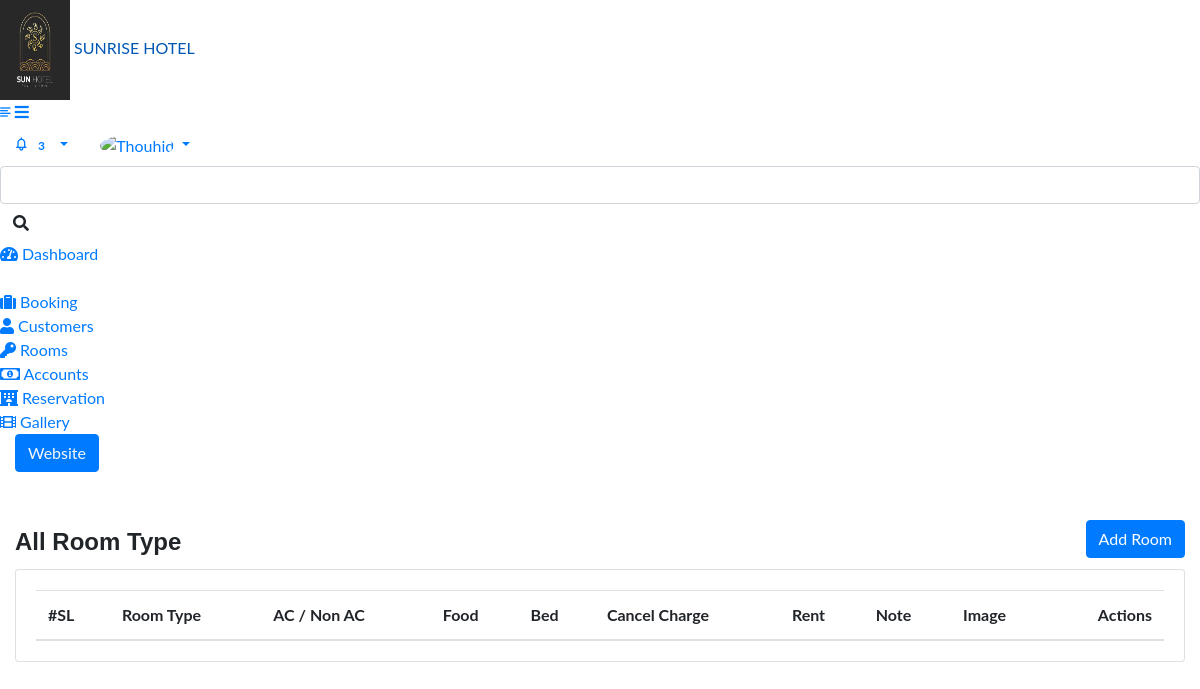
The page /admin/room_type_list.php (signed in) on the database as committed earlier.
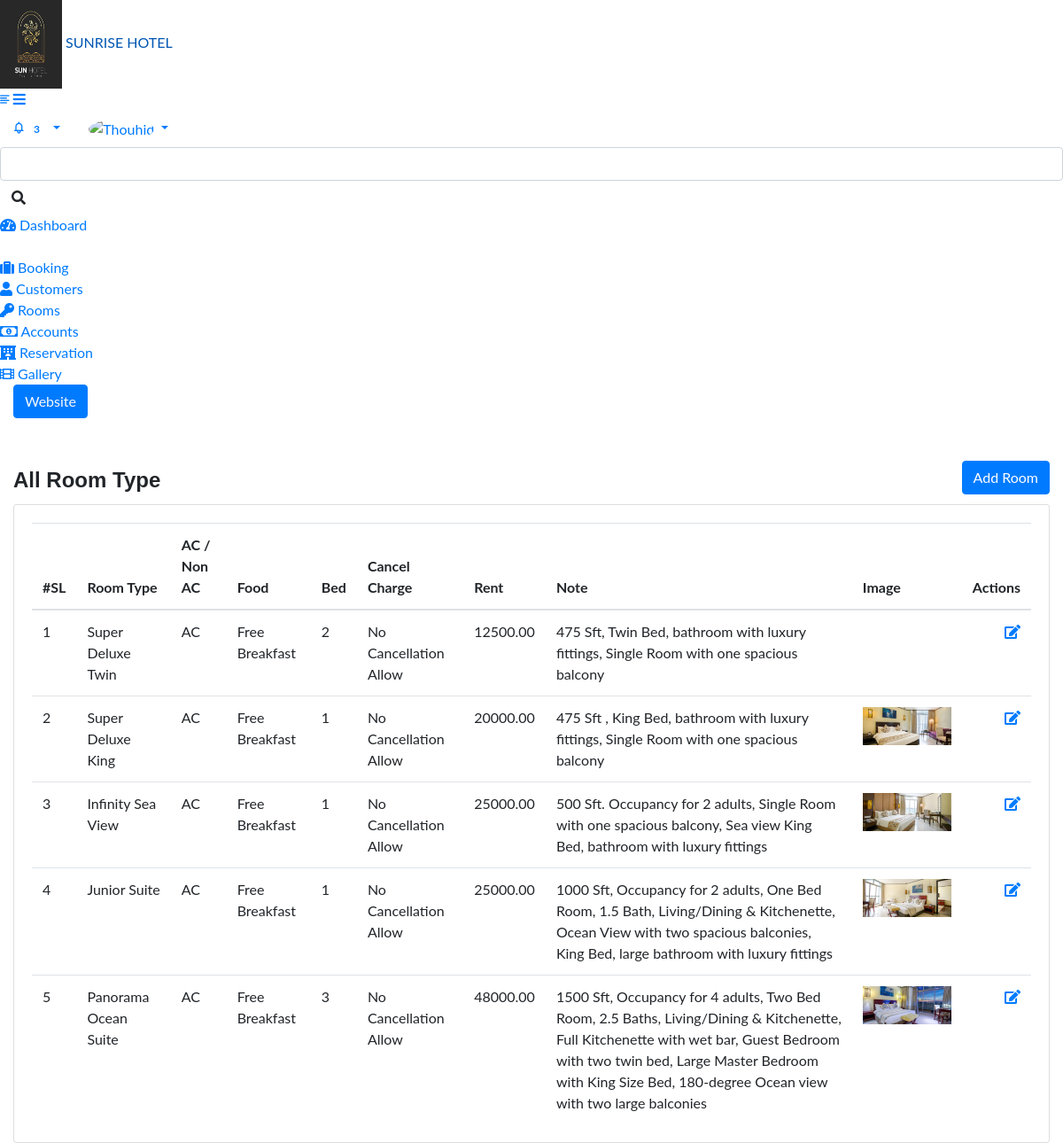
The same page on the database as committed later.
### tables this page shows
CREATE TABLE `tbl_room_type` (
  `id` int(11) NOT NULL,
  `room_type` varchar(255) DEFAULT NULL,
  `image` varchar(255) DEFAULT NULL,
  `aircondition` int(11) DEFAULT NULL COMMENT '0 non ac, 1 ac',
  `food` int(11) DEFAULT NULL,
  `bed_count` int(11) DEFAULT NULL,
  `cancel_charge` int(11) DEFAULT 0,
  `rent` decimal(10,2) DEFAULT NULL,
  `remarks` text DEFAULT NULL,
  `created_at` datetime DEFAULT NULL,
  `created_by` int(11) DEFAULT NULL,
  `updated_at` datetime DEFAULT NULL,
  `updated_by` int(11) DEFAULT NULL,
  `deleted_at` datetime DEFAULT NULL
);

### class/crud.php (called while the page is built, shortened)
<?php
    class crud{
        private $host='localhost';
        private $user='root';
        private $password='';
        private $database='hotel';
        private $connection;
        public function __construct(){
            $this->connection=new mysqli($this->host,$this->user,$this->password,$this->database);
        }
        public function common_select($table,$fields='*',$condition=false,$sort_field=false,$sort='ASC'){
            $result=array();
            $error=false;
            $sql="select $fields from $table where deleted_at is null ";
            $rs=$this->connection->query($sql);
            if($rs){
                if($rs->num_rows > 0){
                    while($r=$rs->fetch_object()){
                        array_push($result,$r);
                    }
                }
            }else{
                $error=$this->connection->error();
            }
            $return = array('data'=>$result,'error'=>$error);
            return $return;
        }
    }
?>

### admin/room_type_list.php (the view, shortened to what this page needs)
<?php require_once('include/header.php') ?>
<link href="https://cdn.datatables.net/v/bs4/dt-1.13.4/datatables.min.css" rel="stylesheet"/>
<?php require_once('include/sidebar.php') ?>
<div class="page-wrapper">
	<div class="content container-fluid">
		<div class="page-header">
			<div class="row align-items-center">
				<div class="col">
					<div class="mt-5">
						<h4 class="card-title float-left mt-2">All Room Type</h4>
						<a href="room_type_add.php" class="btn btn-primary float-right veiwbutton">Add Room</a> </div>
				</div>
			</div>
		</div>
		<div class="row">
			<div class="col-sm-12">
				<div class="card card-table">
					<div class="card-body booking_card">
						<div class="table-responsive">
							<table class="datatable table table-stripped table table-hover table-center mb-0">
								<thead>
									<tr>
										<th>#SL</th>
										<th>Room Type</th>
										<th>AC / Non AC</th>
										<th>Food</th>
										<th>Bed</th>
										<th>Cancel Charge</th>
										<th>Rent</th>
										<th>Note</th>
										<th>Image</th>
										<th class="text-right">Actions</th>
									</tr>
								</thead>
								<tbody>
				<?php
					$rs=$mysqli->common_select('tbl_room_type');
					$food=array('','Free Breakfast','Free Lunch','Free Dinner','Free Breakfast & Dinner','No Free Food');
					$cancel=array('Free',5=>'5% Before 24Hours',100=>'No Cancellation Allow');
					if($rs['data']){
						foreach($rs['data'] as $i=>$d){
				?>
				<tr>
					<td><?= ++$i ?></td>
					<td><?= $d->room_type ?></td>
					<td><?= $d->aircondition?"AC":"Non AC" ?></td>
					<td><?= $food[$d->food] ?></td>
					<td><?= $d->bed_count ?></td>
					<td><?= $cancel[(int)$d->cancel_charge] ?></td>
					<td><?= $d->rent ?></td>
					<td><?= $d->remarks ?></td>
					<td><img src="<?= $base_url?>../upload/room/<?= $d->image ?>" width="100px" alt=""></td>
					<td class="text-right">
						<a href="<?= $base_url ?>room_type_edit.php?id=<?= $d->id ?>"><i class="fa fa-edit"></i></a>
					</td>
				</tr>
				<?php }
					}
				?>
								</tbody>
							</table>
						</div>
					</div>
				</div>
			</div>
		</div>
	</div>
</div>
<?php require_once('include/footer.php') ?>

Rows that differ between the two databases and show on the page:
added tbl_room_type: room_type "Super Deluxe Twin", aircondition "AC", food "Free Breakfast", bed_count "2", cancel_charge "No Cancellation Allow", rent "12500.00", remarks "475 Sft, Twin Bed, bathroom with luxury fittings, Single Room with one spacious balcony"
added tbl_room_type: room_type "Super Deluxe King", aircondition "AC", food "Free Breakfast", bed_count "1", cancel_charge "No Cancellation Allow", rent "20000.00", remarks "475 Sft , King Bed, bathroom with luxury fittings, Single Room with one spacious balcony", image (picture)
added tbl_room_type: room_type "Infinity Sea View", aircondition "AC", food "Free Breakfast", bed_count "1", cancel_charge "No Cancellation Allow", rent "25000.00", remarks "500 Sft. Occupancy for 2 adults, Single Room with one spacious balcony, Sea view King Bed, bathroom with luxury fittings", image (picture)
added tbl_room_type: room_type "Junior Suite", aircondition "AC", food "Free Breakfast", bed_count "1", cancel_charge "No Cancellation Allow", rent "25000.00", remarks "1000 Sft, Occupancy for 2 adults, One Bed Room, 1.5 Bath, Living/Dining & Kitchenette, Ocean View with two spacious balconies, King Bed, large bathroom with luxury fittings", image (picture)
added tbl_room_type: room_type "Panorama Ocean Suite", aircondition "AC", food "Free Breakfast", bed_count "3", cancel_charge "No Cancellation Allow", rent "48000.00", remarks "1500 Sft, Occupancy for 4 adults, Two Bed Room, 2.5 Baths, Living/Dining & Kitchenette, Full Kitchenette with wet bar, Guest Bedroom with two twin bed, Large Master Bedroom with King Size Bed, 180-degree Ocean view with two large balconies", image (picture)
